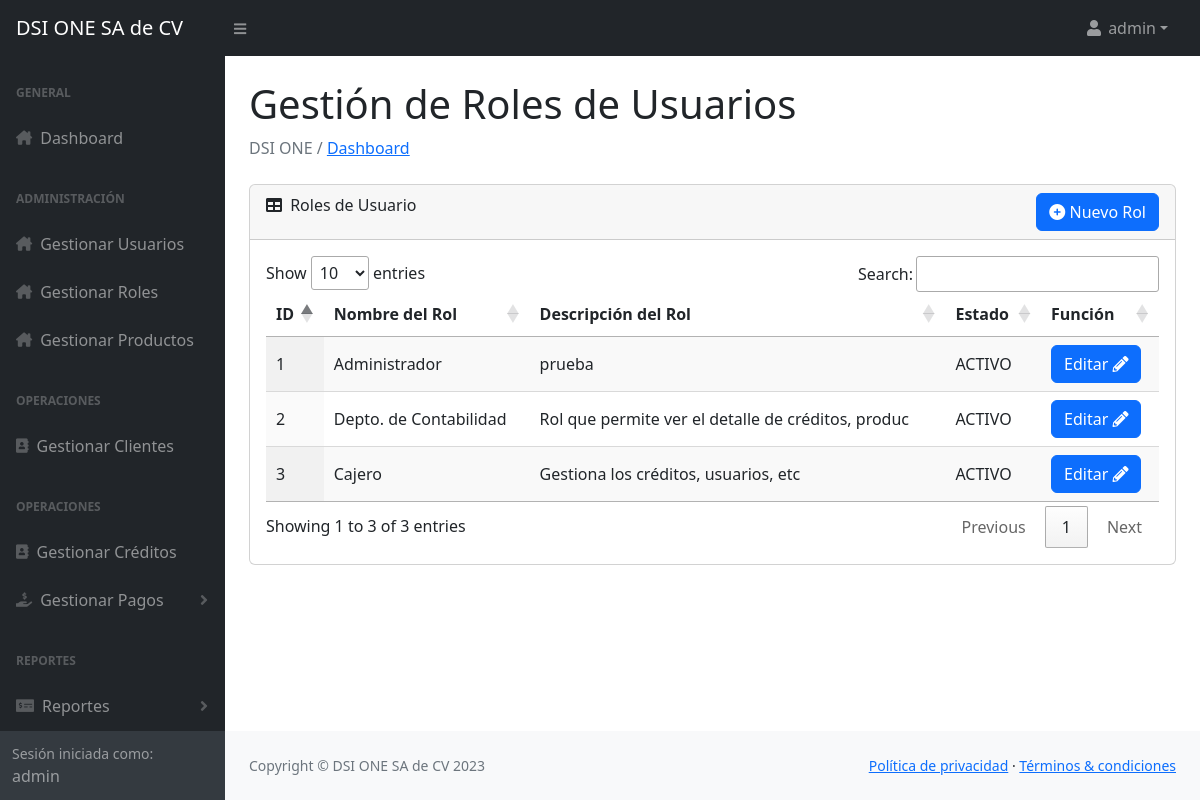
The app's page /Vista/admin_roles.php (signed in), older data.
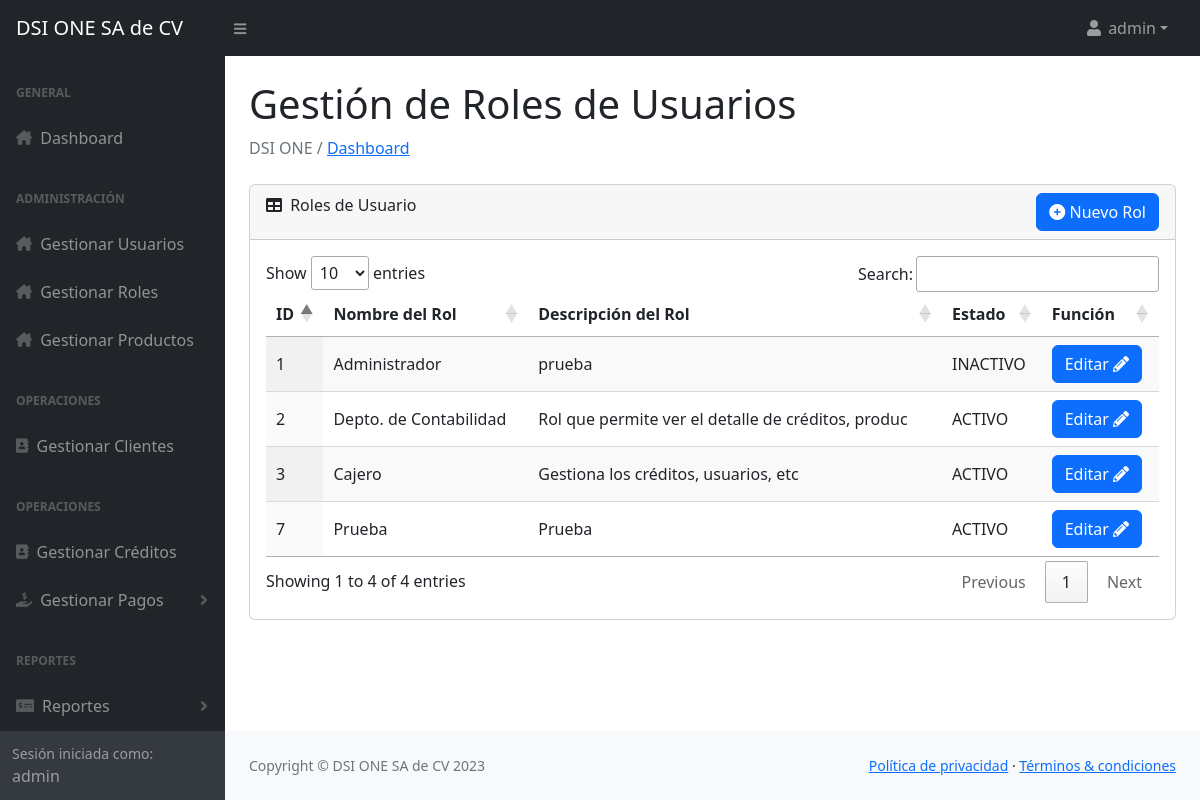
The same page, newer data.
### tables this page shows
CREATE TABLE `roles_usuarios` (
  `id` int(3) NOT NULL,
  `nombre_rol` varchar(25) NOT NULL,
  `descripcion_rol` varchar(50) NOT NULL,
  `estado` enum('ACTIVO','INACTIVO') NOT NULL DEFAULT 'ACTIVO'
);

### Vista/admin_roles.php (the view, shortened to what this page needs)
<?php include '../Controlador/sesion.php';
?>
<head>
    <?php include '../Modelo/o_head.php'; ?>
</head>
<body class="sb-nav-fixed">
    <?php include '../Modelo/o_menu.php'; ?>
    <div id="layoutSidenav_content">
        <main>
            <div class="container-fluid px-4">
                <h1 class="mt-4">Gestión de Roles de Usuarios</h1>
                <ol class="breadcrumb mb-4">
                    <li class="breadcrumb-item active"> DSI ONE / <a href="../Vista/home.php"> Dashboard </a></li>
                </ol>
                <div class="card mb-4">
                    <div class="card-header">
                        <i class="fas fa-table me-1"></i>
                        Roles de Usuario
                        <div style="float: right;">
                            <button class="btn btn-primary" data-bs-toggle="modal" data-bs-target="#addRolModal"><i class="fa-solid fa-circle-plus"></i> Nuevo Rol</button>
                        </div>
                    </div>
                    <div class="card-body">
                        <table id="datatablesSimple" class="display">
                            <thead>
                                <tr>
                                    <th>ID</th>
                                    <th>Nombre del Rol</th>
                                    <th>Descripción del Rol</th>
                                    <th>Estado</th>
                                    <th>Función</th>
                                </tr>
                            </thead>
                            <tbody>
                                <?php
                                $query = "SELECT * FROM roles_usuarios";
                                $result = $conn->query($query);
                                if ($result->num_rows > 0) {
                                    while ($row = $result->fetch_assoc()) {
                                        echo "<tr>";
                                        echo "<td>" . $row['id'] . "</td>";
                                        echo "<td>" . $row['nombre_rol'] . "</td>";
                                        echo "<td>" . $row['descripcion_rol'] . "</td>";
                                        echo "<td>" . $row['estado'] . "</td>";
                                        echo '<td>
                                                <button class="btn btn-primary" onclick="cargarDatosRol(' . $row['id'] . ')" data-bs-toggle="modal" data-bs-target="#editRolModal">Editar <i class="fas fa-pencil-alt" style="color: white;"></i></button>
                                            </td>';
                                        echo "</tr>";
                                    }
                                } else {
                                    echo "<tr><td colspan='7'>No se encontraron registros en la tabla roles_usuarios.</td></tr>";
                                }
                                ?>
                            </tbody>
                        </table>
                    </div>
                </div>
            </div>
        </main>
        <?php include '../Modelo/o_scrips_generales.php'; ?>
</body>
</html>

### Controlador/sesion.php (shortened to what this page needs)
<!DOCTYPE html>
<html lang="es">

### Modelo/o_head.php (shortened to what this page needs)
<link rel="stylesheet" href="//cdn.datatables.net/1.13.4/css/jquery.dataTables.min.css">
<link rel="stylesheet" href="https://cdn.jsdelivr.net/npm/bootstrap@5.1.0/dist/css/bootstrap.min.css">
<link rel="stylesheet" href="https://cdnjs.cloudflare.com/ajax/libs/font-awesome/6.2.0/css/all.min.css">
<link href="https://cdn.jsdelivr.net/npm/simple-datatables@7.1.2/dist/style.min.css" rel="stylesheet" />
<link rel="stylesheet" href="../Complementos/CSS/style.css">
<link href='https://unpkg.com/boxicons@2.1.1/css/boxicons.min.css' rel='stylesheet'>
<link rel="stylesheet" href="https://cdnjs.cloudflare.com/ajax/libs/font-awesome/5.15.3/css/all.min.css" />

### Modelo/o_menu.php (shortened to what this page needs)
<nav class="sb-topnav navbar navbar-expand navbar-dark bg-dark">
    <a class="navbar-brand ps-3" href="../Vista/home.php">DSI ONE SA de CV</a>
    <button class="btn btn-link btn-sm order-1 order-lg-0 me-4 me-lg-0" id="sidebarToggle" href="../Vista/home.php"><i class="fas fa-bars"></i></button>
    <ul class="navbar-nav ms-auto ms-md-0 me-3 me-lg-4">
        <li class="nav-item dropdown">
            <a class="nav-link dropdown-toggle" id="navbarDropdown" role="button" data-bs-toggle="dropdown" aria-expanded="false"><i class="fas fa-user fa-fw" aria-hidden="true"></i> <?php echo $_SESSION['username']; ?></a>
        </li>
    </ul>
</nav>
<div id="layoutSidenav">
    <div id="layoutSidenav_nav">
        <nav class="sb-sidenav accordion sb-sidenav-dark" id="sidenavAccordion">
            <div class="sb-sidenav-menu">
                <div class="nav">
                    <div class="sb-sidenav-menu-heading">General</div>
                    <a class="nav-link" href="../Vista/home.php">
                        <div class="sb-nav-link-icon"><i class="fas fa-home-lg"></i></div>
                        Dashboard
                    </a>
                    <div class="sb-sidenav-menu-heading">Administración</div>
                    <a class="nav-link" href="../Vista/admin_usuarios.php">
                        <div class="sb-nav-link-icon"><i class="fas fa-home-lg"></i></div>
                        Gestionar Usuarios
                    </a>
                    <a class="nav-link" href="../Vista/admin_roles.php">
                        <div class="sb-nav-link-icon"><i class="fas fa-home-lg"></i></div>
                        Gestionar Roles
                    </a>
                    <a class="nav-link" href="../Vista/gestion_productos.php">
                        <div class="sb-nav-link-icon"><i class="fas fa-home-lg"></i></div>
                        Gestionar Productos
                    </a>
                    <div class="sb-sidenav-menu-heading">Operaciones</div>
                    <a class="nav-link" href="../Vista/aa_crear_cliente.php">
                        <div class="sb-nav-link-icon"><i class="fas fa-address-book"></i></div>
                        Gestionar Clientes
                    </a>
                    <div class="sb-sidenav-menu-heading">Operaciones</div>
                    <a class="nav-link" href="../Vista/../Vista/ba_crear_credito.php">
                        <div class="sb-nav-link-icon"><i class="fas fa-address-book"></i></div>
                        Gestionar Créditos
                    </a>
                    <a class="nav-link collapsed" href="#" data-bs-toggle="collapse" data-bs-target="#collapsePagos" aria-expanded="false" aria-controls="collapsePagos">
                        <div class="sb-nav-link-icon"><i class="fas fa-hand-holding-usd"></i></div>
                        Gestionar Pagos
                        <div class="sb-sidenav-collapse-arrow"><i class="fas fa-angle-down"></i></div>
                    </a>
                    <div class="sb-sidenav-menu-heading">Reportes</div>
                    <a class="nav-link collapsed" href="#" data-bs-toggle="collapse" data-bs-target="#collapseReportes" aria-expanded="false" aria-controls="collapseReportes">
                        <div class="sb-nav-link-icon"><i class="fas fa-money-check-alt"></i></div>
                        Reportes
                        <div class="sb-sidenav-collapse-arrow"><i class="fas fa-angle-down"></i></div>
                    </a>
                </div>
            </div>
            <div class="sb-sidenav-footer">
                <div class="small">Sesión iniciada como:</div>
                <?php echo $_SESSION['username']; ?>
            </div>
        </nav>
    </div>

### Modelo/o_scrips_generales.php (shortened to what this page needs)
<footer class="py-4 bg-light mt-auto">
    <div class="container-fluid px-4">
        <div class="d-flex align-items-center justify-content-between small">
            <div class="text-muted">Copyright &copy; DSI ONE SA de CV 2023</div>
            <div>
                <a href="#">Política de privacidad</a>
                &middot;
                <a href="#">Términos &amp; condiciones</a>
            </div>
        </div>
    </div>
</footer>
</div>
</div>

Row changes from the older to the newer data that the page shows:
changed roles_usuarios "Administrador": estado "ACTIVO" → "INACTIVO"
added roles_usuarios: id "7", nombre_rol "Prueba", descripcion_rol "Prueba", estado "ACTIVO"
Text that changed along with them:
text written by a page script: "Show entries Search: Showing 1 to 3 of 3 entries Previous 1 Next" → "Show entries Search: Showing 1 to 4 of 4 entries Previous 1 Next"
